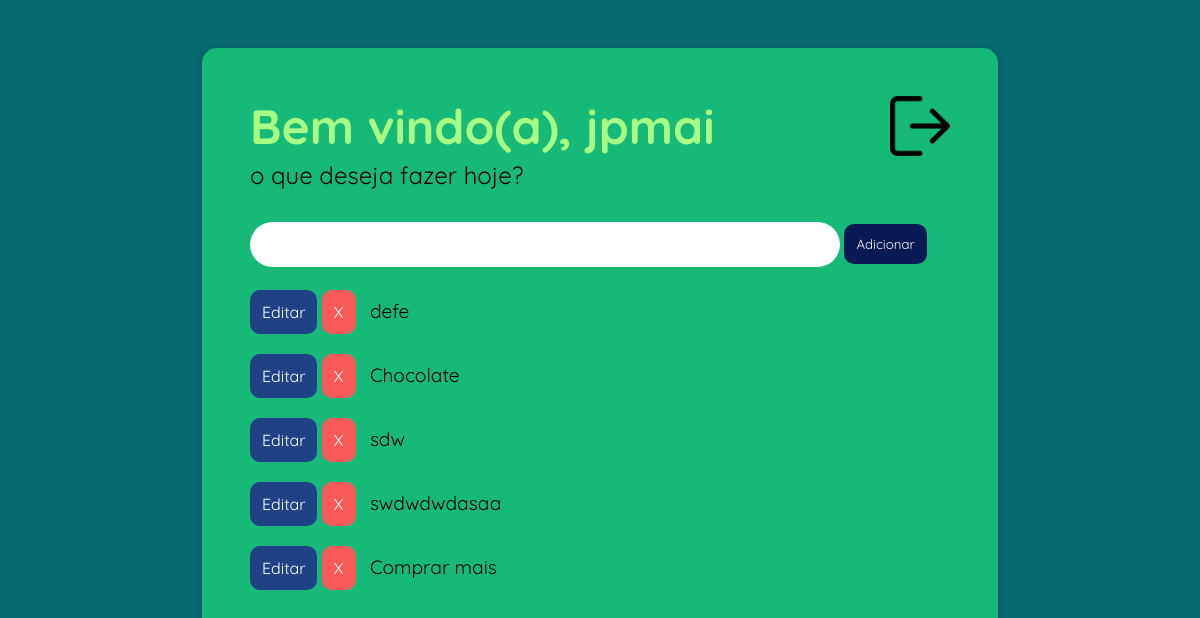
Page / (signed in) on the earlier database version.
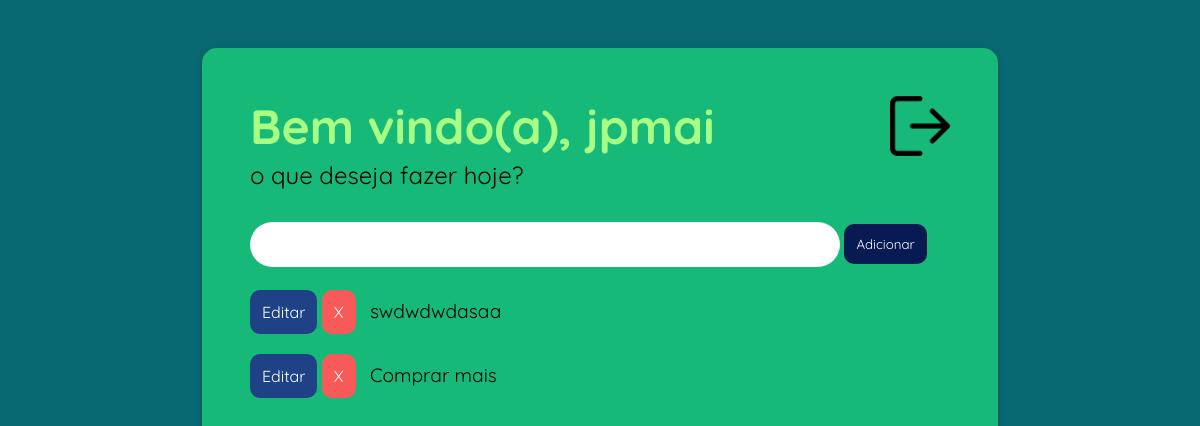
Same page on the later database version.
### tasks/models.py (models this page shows)
class Task(models.Model):
    title = models.CharField(max_length=200)
    complete = models.BooleanField(default=False)
    created = models.DateTimeField(auto_now_add=True)
    user = models.ForeignKey(User, default = 1, null = True, on_delete = models.SET_NULL)
    def __str__(self):
        return self.title

### tasks/views.py (the view, shortened to what this page needs)
# urls.py: path('', views.index, name="list"),
@login_required
def index(request):
    tasks = Task.objects.all().order_by('-id')
    form = TaskForm()
    context = {
        'tasks':tasks,
        'form':form,
    }
    return render(request,'tasks/list.html', context)

### tasks/forms.py
class TaskForm(forms.ModelForm):
    class Meta:
        model = Task
        fields = ['title', 'complete']
        widgets = {
            'title': forms.TextInput(attrs={'class':'taskinput'}),
        }

### tasks/templates/tasks/list.html (shortened to what this page needs)
<!DOCTYPE html>
<html lang="pt-BR">
<head>
    {% load static %}
    <link rel="stylesheet" href="{% static 'list.css' %}">
</head>
<body>
<div class="mainbox">
<div class="header">
<h3>Bem vindo(a), {{user.username}}</h3>
<a href="logout"><img  src="{% static 'logout.png' %}" alt=""></a>
</div>
<small>o que deseja fazer hoje?</small>
<form method="POST" action="/">
    {{form.title}}
    <input class="add" type="submit" value="Adicionar">
</form>
{% for task in tasks %}
    {% if task.user == request.user %}
    <div class="taskbox">
    <a class="edit" href="{% url 'update_task' task.id%}">Editar</a>
    <a class="apagar" href="{% url 'delete' task.id%}">X</a>
    <span>{{task}} </span>
    </div>
    {% endif %}
{% endfor %}
</div>
</body>
</html>

Differences in the rows shown:
removed Task: title "defe"
removed Task: title "Chocolate"
removed Task: title "sdw"
